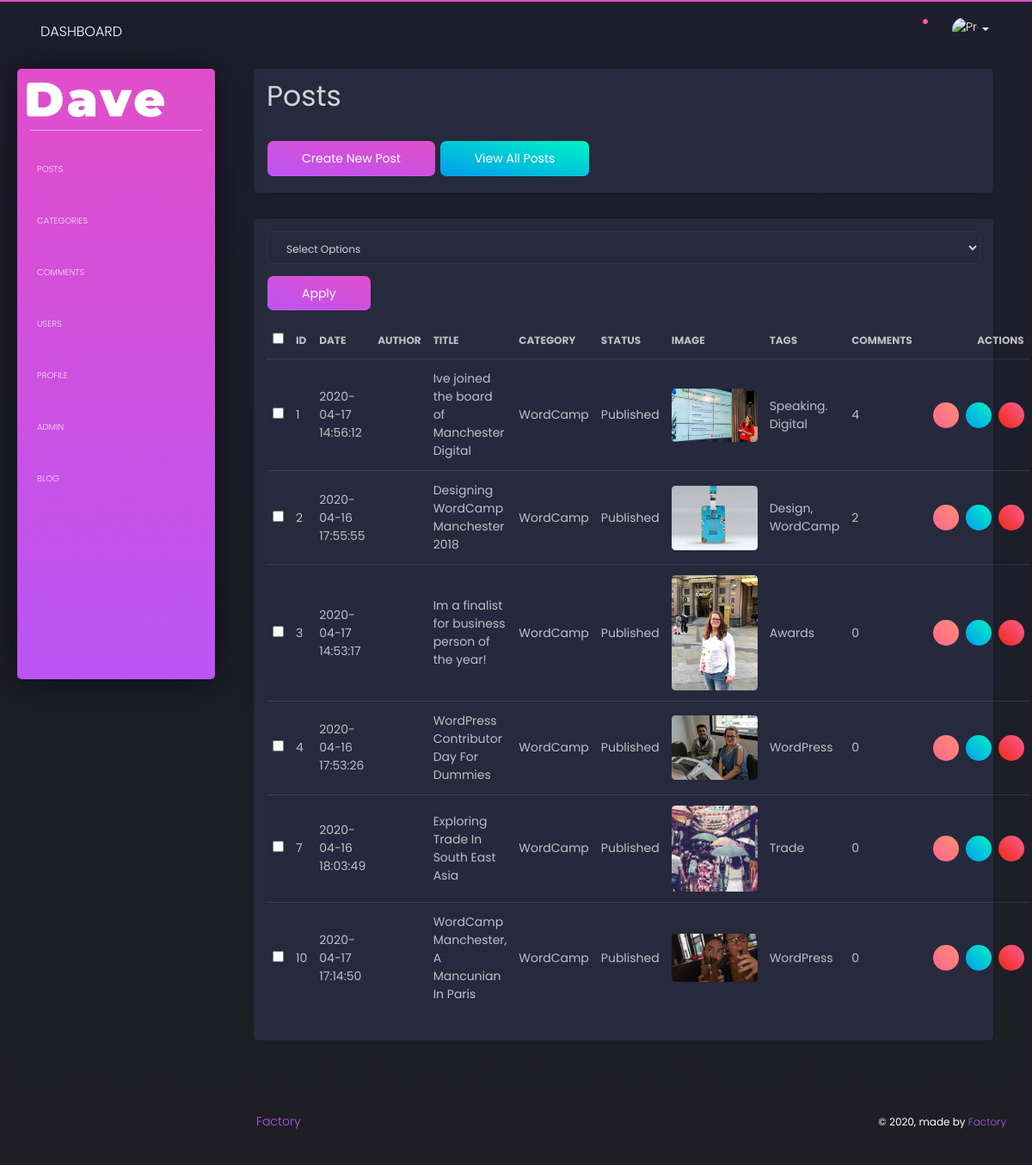
Screenshot of /admin/posts.php (signed in) with the database file from the repository.
### tables this page shows
CREATE TABLE `posts` (
  `post_id` int(11) unsigned NOT NULL AUTO_INCREMENT,
  `post_title` varchar(255) DEFAULT NULL,
  `post_date` text,
  `post_category_id` int(11) DEFAULT NULL,
  `post_status` varchar(355) DEFAULT 'Draft',
  `post_image` text,
  `post_content` text,
  `post_author_id` int(11) DEFAULT NULL,
  `post_tags` varchar(255) DEFAULT NULL,
  `post_comment_count` int(11) DEFAULT NULL,
  `post_author` varchar(255) DEFAULT NULL,
  PRIMARY KEY (`post_id`)
);

CREATE TABLE `categories` (
  `cat_id` int(11) unsigned NOT NULL AUTO_INCREMENT,
  `cat_title` varchar(255) DEFAULT NULL,
  PRIMARY KEY (`cat_id`)
);

### admin/includes/posts/view-posts.php (the view, shortened to what this page needs)
<?php
function display_posts()
{
  global $connection;
  $query = "SELECT * FROM posts";
  $display_all_posts = mysqli_query($connection, $query);
  while ($row = mysqli_fetch_assoc($display_all_posts)) {
    $post_id = $row['post_id'];
    $post_title = $row['post_title'];
    $post_date = $row['post_date'];
    $post_author = $row['post_author'];
    $post_category_id = $row['post_category_id'];
    $post_status = $row['post_status'];
    $post_tags = $row['post_tags'];
    $post_image = $row['post_image'];
    $post_comment_count = $row['post_comment_count'];
    echo '<tr>';
    ?>
    <td><input class="checkboxes" type="checkbox" name="checkBoxArray[]" value ="<?php echo $post_id; ?>"></td>
    <?php
    echo "<td>{$post_id}</td>";
    echo "<td>{$post_date}</td>";
    echo "<td>{$post_author}</td>";
    echo "<td>{$post_title}</td>";
    $query = "SELECT * FROM categories WHERE cat_id = " . $post_category_id;
    $show_cat_name = mysqli_query($connection, $query);
    while ($row = mysqli_fetch_assoc($show_cat_name)) {
      $cat_title = $row['cat_title'];
    }
    echo "<td>{$cat_title}</td>";
    echo "<td>{$post_status}</td>";
    echo "<td><img class='img-fluid' src='../images/posts/{$post_image}' alt='' style='max-width:100px;'/></td>";
    echo "<td>{$post_tags}</td>";
    echo "<td>{$post_comment_count}</td>";
    echo '<td class="text-right" style="min-width: 130px;">';
    echo '<a href ="../post.php?p_id=' . $post_id . '"
    class="btn btn-warning btn-sm btn-round btn-icon mr-2">
    <i class="fal fa-eye pt-2"></i></a>';
    echo '<a href ="posts.php?source=update_post&p_id=' . $post_id . '"
    class="btn btn-success btn-sm btn-round btn-icon mr-2">
    <i class="fal fa-edit pt-2"></i></a>';
    echo '<a href ="posts.php?delete=' . $post_id . '"
    class="btn btn-danger btn-sm btn-round btn-icon">
    <i class="fal fa-trash-alt pt-2"></i></a>';
    echo '</td>';
    echo '</tr>';
  }
}
?>
<div class="card">
  <div class="card-body">
    <form class="" action="" method="post">
      <table class="table table-striped">
        <div id="bulkOptionsContainer">
          <div class="form-group">
            <select class="form-control" name="bulk_options">
              <option value="">Select Options</option>
            </select>
          </div>
          <div class="form-group">
            <button type="submit" name="apply" class="btn btn-primary">Apply</button>
          </div>
        </div>
        <thead>
          <th><input id="selectAllBoxes" type="checkbox"></th>
          <th>ID</th>
          <th>Date</th>
          <th>Author</th>
          <th>Title</th>
          <th>Category</th>
          <th>Status</th>
          <th>Image</th>
          <th>Tags</th>
          <th>Comments</th>
          <th class="text-right">Actions</th>
        </thead>
        <tbody>
          <?php display_posts(); ?>
        </tbody>
      </table>
    </form>
  </div>
</div>

### admin/css/style.css (style rules this page uses)
.btn { font-weight: 400 !important; font-size: 14px; }

### rows the page displays
posts: post_id "1", post_date "2020-04-17 14:56:12", post_title "Ive joined the board of Manchester Digital", categories.cat_title "WordCamp", post_status "Published", post_image (picture), post_tags "Speaking. Digital", post_comment_count "4"
posts: post_id "2", post_date "2020-04-16 17:55:55", post_title "Designing WordCamp Manchester 2018", categories.cat_title "WordCamp", post_status "Published", post_image (picture), post_tags "Design, WordCamp", post_comment_count "2"
posts: post_id "3", post_date "2020-04-17 14:53:17", post_title "Im a finalist for business person of the year!", categories.cat_title "WordCamp", post_status "Published", post_image (picture), post_tags "Awards", post_comment_count "0"
posts: post_id "4", post_date "2020-04-16 17:53:26", post_title "WordPress Contributor Day For Dummies", categories.cat_title "WordCamp", post_status "Published", post_image (picture), post_tags "WordPress", post_comment_count "0"
posts: post_id "7", post_date "2020-04-16 18:03:49", post_title "Exploring Trade In South East Asia", categories.cat_title "WordCamp", post_status "Published", post_image (picture), post_tags "Trade", post_comment_count "0"
posts: post_id "10", post_date "2020-04-17 17:14:50", post_title "WordCamp Manchester, A Mancunian In Paris", categories.cat_title "WordCamp", post_status "Published", post_image (picture), post_tags "WordPress", post_comment_count "0"
